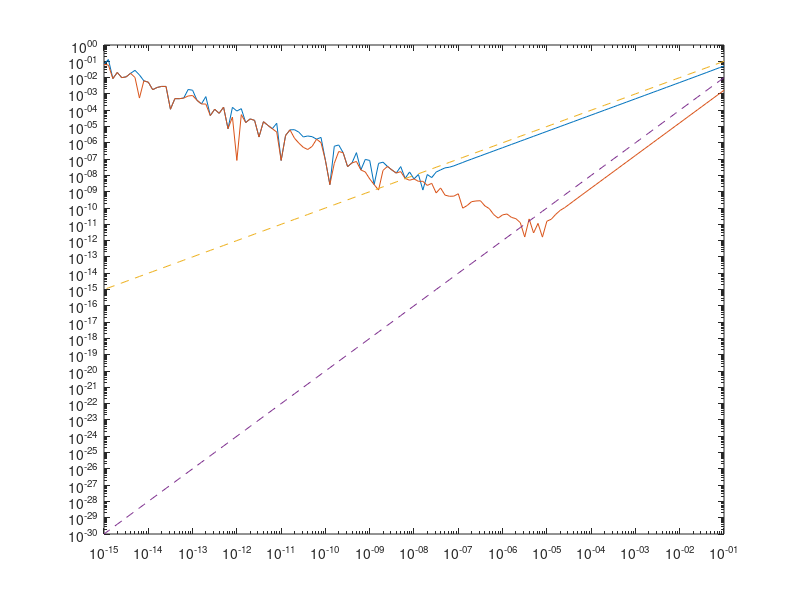

The MATLAB script that drew this image:
% Probleem 1 -------------------------------------------------------------------------------
n = -1:-0.1:-15
h = 10.^n

y1 = (5*exp(h) - 5)./h
y2 = (5*exp(h) - 5*exp(-h))./(2*h)

rel1 = abs(5-y1)/5                %Relatieve fout is (verwacht-uitgekomen)/verwacht
rel2 = abs(5-y2)/5

figure
loglog(h, rel1)                   
hold on                           %Nodig zodat beide plots getekend worden, ofanders wordt de eerste door de tweede overschreven.
loglog(h, rel2)                   
%Twee soorten fouten: benaderingsfout & afrondingsfout
%   f'(x) != (f(x+h) - f(x) / h) alleen juist voor als h oneindig klein is, matlab kan niet zo klein, dus quotient heeft grote relatieve fout.
%   Als h kleiner wordt wordt benadering beter, daarna gaat afrondingsfout belangrijker worden.


% Probleem 2 -------------------------------------------------------------------------------
hold on 
k1 = 1
hk1 = h .^k1
loglog(h, hk1, '--')
hold on 
k2 = 2
hk2 = h .^k2
loglog(h, hk2, '--')
